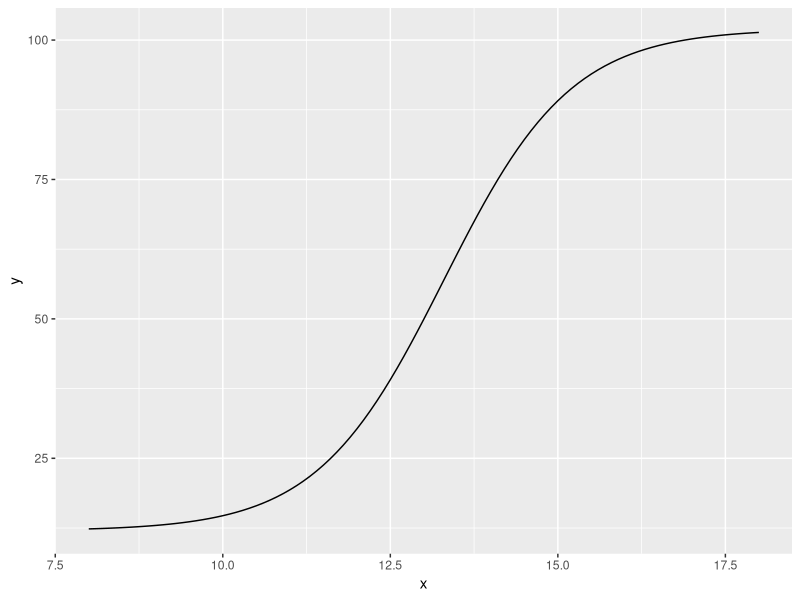
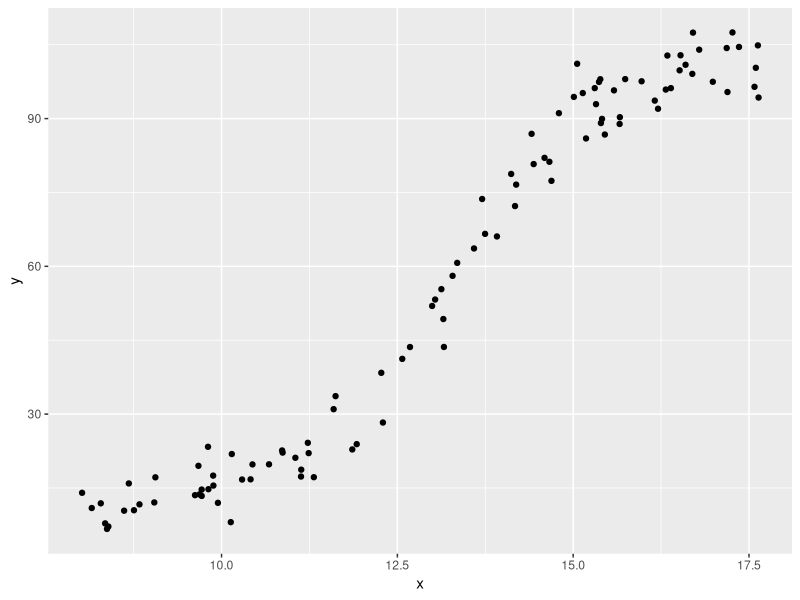
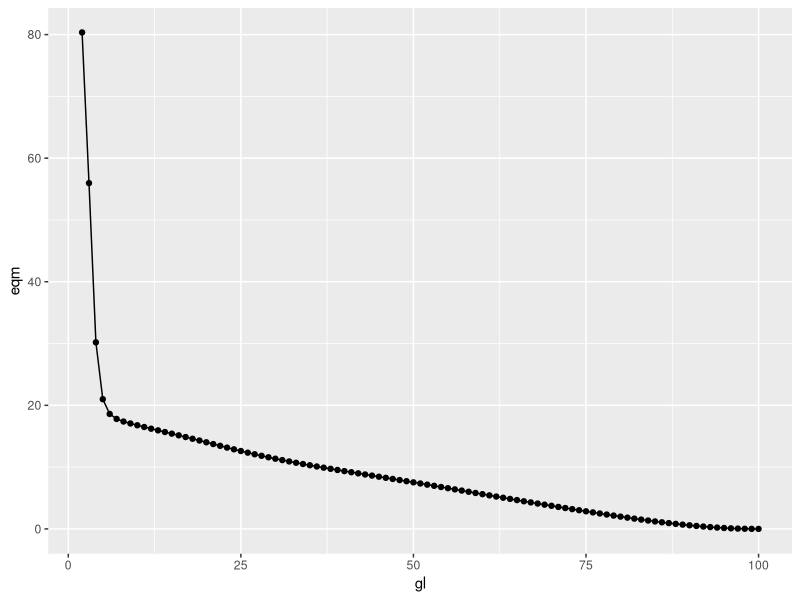
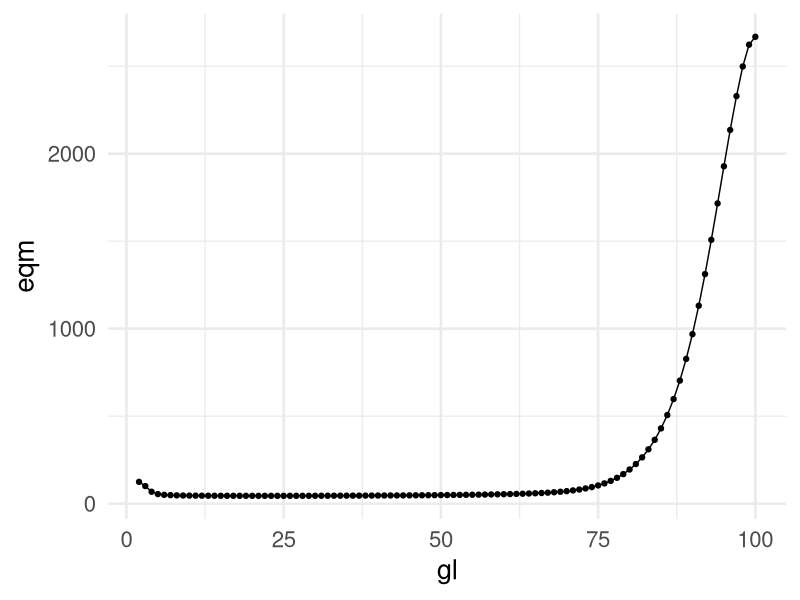

The R script that drew these images, in order:
library(tidyverse)
library(FNN)
# Definir as opções do dispositivo gráfico
options(jupyter.plot_mimetypes = 'image/png')

# Ajustar as opções para gráficos
options(repr.plot.width = 8, repr.plot.height = 6, repr.plot.res = 120)

#ctrl+shift+r Para criar seções
# psi(x) - modelo base ----------------------------------------------------

ggplot(data = data.frame(x = 0), aes(x = x)) +
  stat_function(fun = function(x) 45 * tanh(x / 1.9 - 7) + 57) +
  xlim(8, 18)

# amostra gerada ----------------------------------------------------------
n_obs <- 100

set.seed(0508)#123

dados <- tibble(x = sort(runif(n = n_obs, min = 8, max = 18)),
                y = 45 * tanh(x / 1.9 - 7) + 57 +
                  rnorm(n = n_obs, mean = 0, sd = 4))

head(dados)
dados |>
  ggplot(aes(x, y)) +
  geom_point()

dados[dados$x > 15, ]
# spline ------------------------------------------------------------------

fit <- smooth.spline(dados$x, dados$y, df = 10, all.knots = TRUE)

fit

predict(fit, dados$x)$y # x e a variavel preditora e y as previsões


# avaliar o EQM considerando de 2 a 100 graus de liberdade
graus_liberdade <- seq(from = 2, to = 100)
resultados <- tibble(gl = graus_liberdade, eqm = NA_real_)
head(resultados)

for (i in 1:nrow(resultados)) {
  fit <- smooth.spline(dados$x, dados$y, df = resultados$gl[i],
                       all.knots = TRUE)
  predictions <- predict(fit, dados$x)$y
  resultados$eqm[i] <- mean((dados$y - predictions)^2)
}

head(resultados)
resultados |>
  ggplot(aes(gl, eqm)) +
  geom_point() +
  geom_line()
# Criando um dataframe diferenet para testar o modelo
# uma vez que o modelo foi treinado e testado no mesmo DF

dados_teste <- tibble(x = sort(runif(n = n_obs, min = 8, max = 18)),
                            y = 45 * tanh(x / 1.9 - 7) + 57 +
                              rnorm(n = n_obs, mean = 0, sd = 4))
head(dados_teste)

for (i in 1:nrow(resultados)) {
  fit <- smooth.spline(dados$x, dados$y, df = resultados$gl[i],
                       all.knots = TRUE)
  predictions <- predict(fit, dados_teste$x)$y
  resultados$eqm[i] <- mean((dados$y - predictions)^2)
}
head(resultados)
resultados |>
  ggplot(aes(gl, eqm)) +
  geom_point() +
  geom_line() +
  theme_minimal(base_size = 20)
